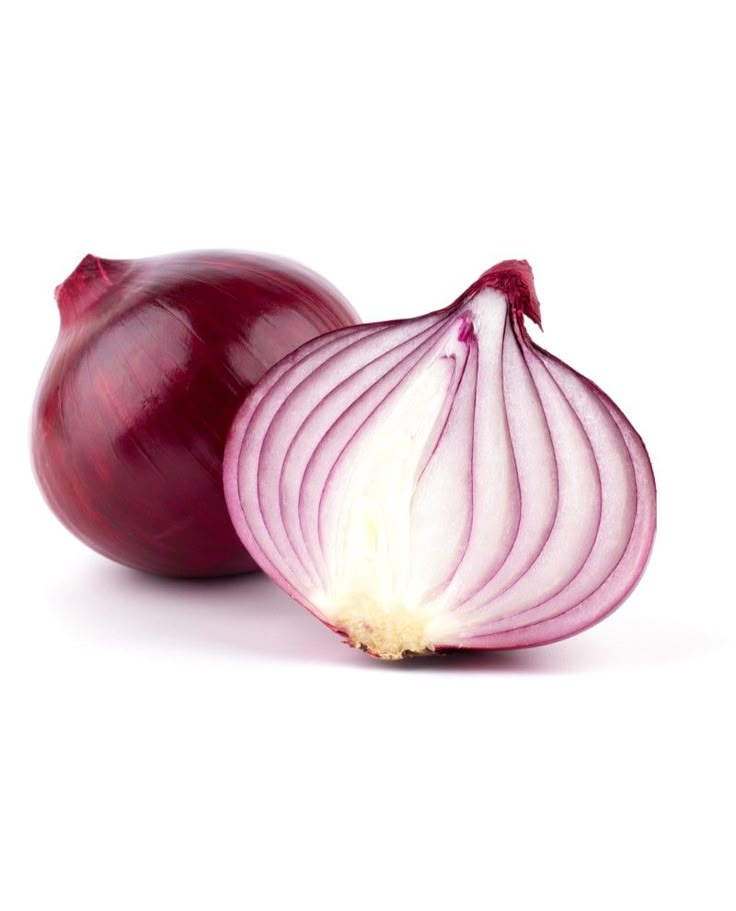
#> input picture Images/26ab01cec3231e5ec2e743c422e2aeca.jpg, 736 x 911 px
$ python -i CannyDetector.py   (imports and definitions only)
#> lines starting #> are read from the running program, lines starting #| are printed output that depends on the picture
#> further down, picture is the input picture: shape (911, 736, 3); mean B, G, R 224.5, 220.2, 234.5
import cv2
import numpy as np

class CannyDetector:
    def __init__(self, low_threshold=50, high_threshold=150, kernel_size=5):
        self.low_threshold = low_threshold
        self.high_threshold = high_threshold
        self.kernel_size = kernel_size

    def apply_gaussian_blur(self, image, sigma=1):
        """Applies Gaussian blur to reduce noise."""
#> called with sigma = 1
        k = self.kernel_size // 2
        y, x = np.mgrid[-k:k+1, -k:k+1]
        gaussian_kernel = np.exp(-(x**2 + y**2) / (2 * sigma**2))
        gaussian_kernel /= gaussian_kernel.sum()

        return cv2.filter2D(image, -1, gaussian_kernel)

    def sobel_gradients(self, image):
        """Computes gradient magnitude and direction using Sobel operator."""
        sobel_x = np.array([[-1, 0, 1], [-2, 0, 2], [-1, 0, 1]])
        sobel_y = np.array([[-1, -2, -1], [0, 0, 0], [1, 2, 1]])

        Gx = cv2.filter2D(image, -1, sobel_x)
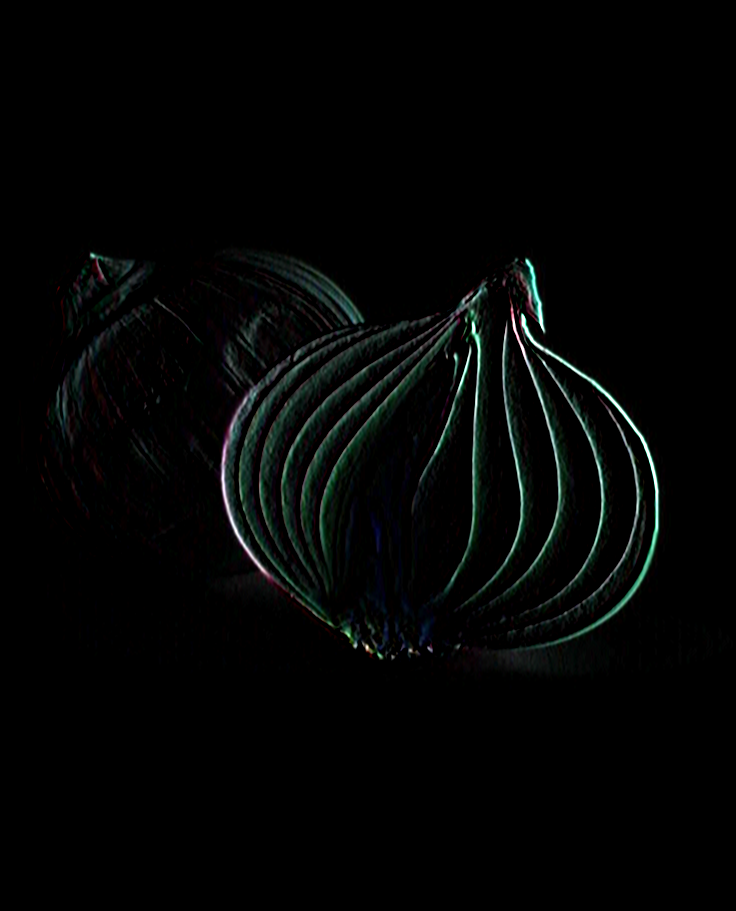
#> Gx: shape (911, 736, 3); mean B, G, R 4.4, 4.9, 3.6
        Gy = cv2.filter2D(image, -1, sobel_y)
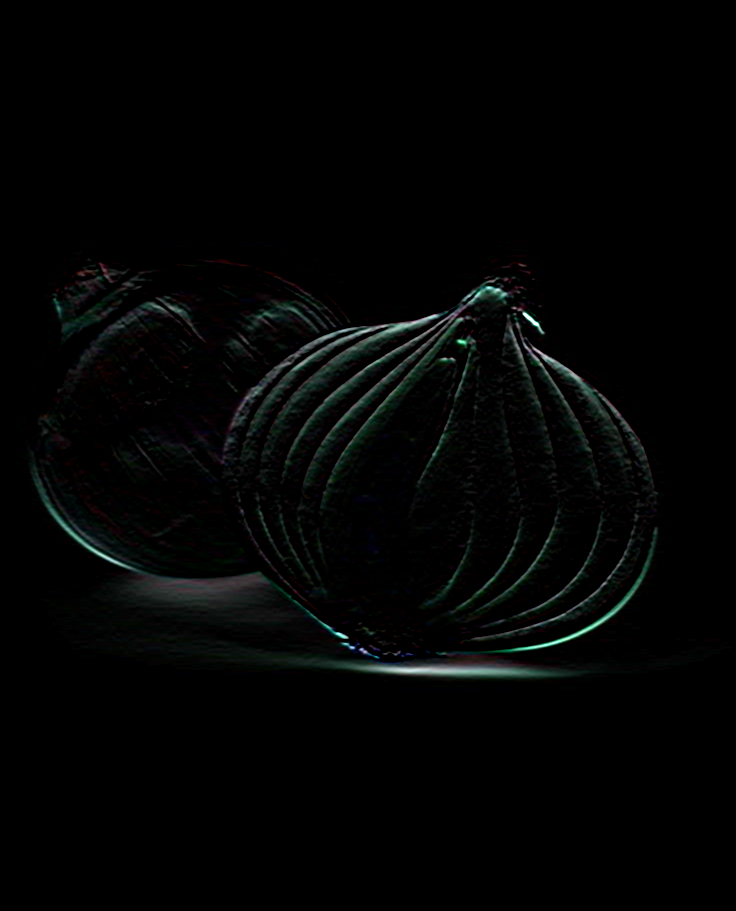
#> Gy: shape (911, 736, 3); mean B, G, R 3.9, 4.2, 3.3

        magnitude = np.sqrt(Gx**2 + Gy**2)
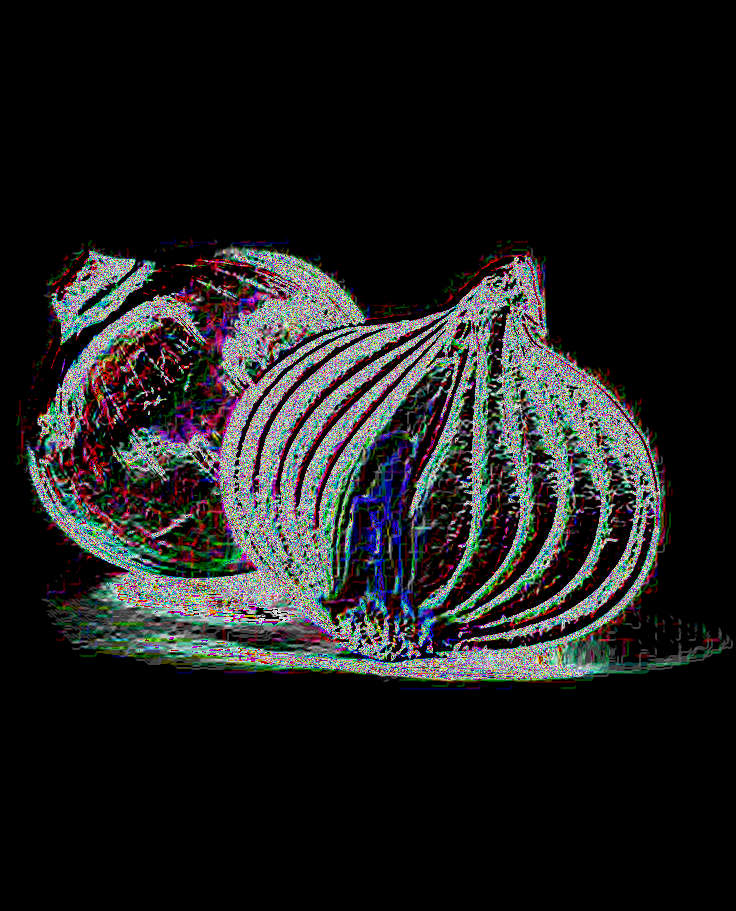
#> magnitude: shape (911, 736, 3) float16; mean B, G, R 1.89, 1.91, 1.87; drawn with min black and max white
        magnitude = (magnitude / magnitude.max()) * 255  # Normalize to 0-255
        direction = np.arctan2(Gy, Gx)
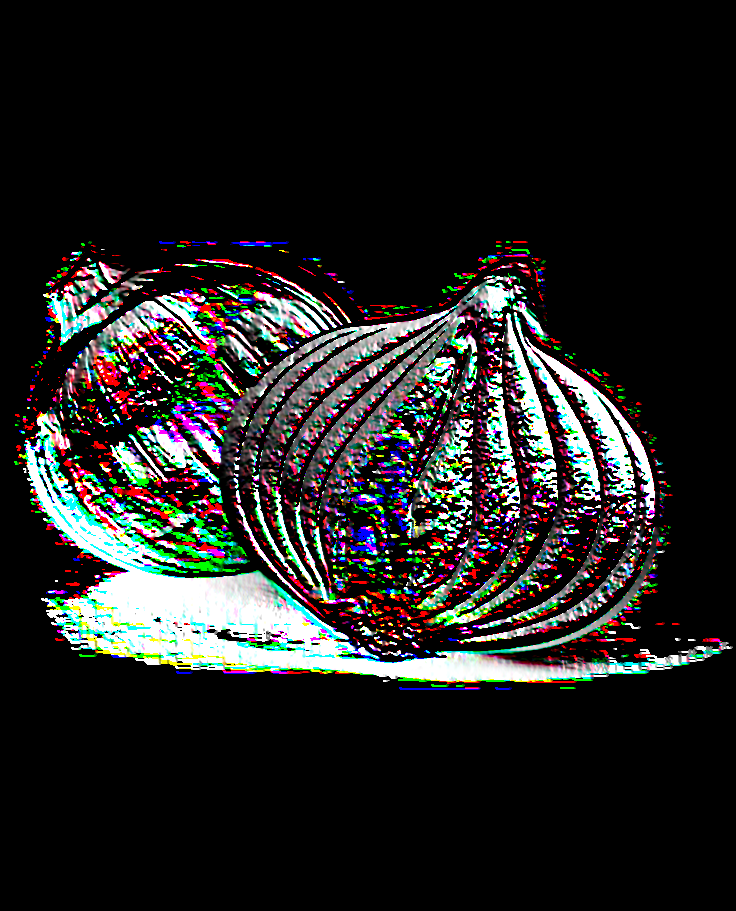
#> direction: shape (911, 736, 3) float16; mean B, G, R 0.208, 0.215, 0.214; drawn with min black and max white

        return magnitude, direction

    def non_maximum_suppression(self, magnitude, direction):
        """thining edges by comparing each pixel to its neigbors and supress it if it's not the highest"""
#> (the run stopped early here; a loop or call above may not have finished)

$ run again, on Images/8b7cfb20b043c25648abc69ea27dae4d.jpg
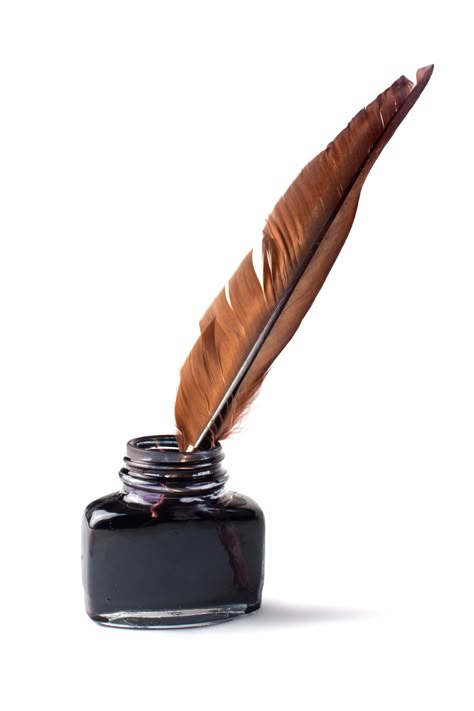
#> input picture Images/8b7cfb20b043c25648abc69ea27dae4d.jpg, 474 x 711 px
#> picture is the input picture: shape (711, 474, 3); mean B, G, R 223.3, 224.1, 228.8
#> in sobel_gradients, `magnitude = np.sqrt(Gx**2 + Gy**2)`:
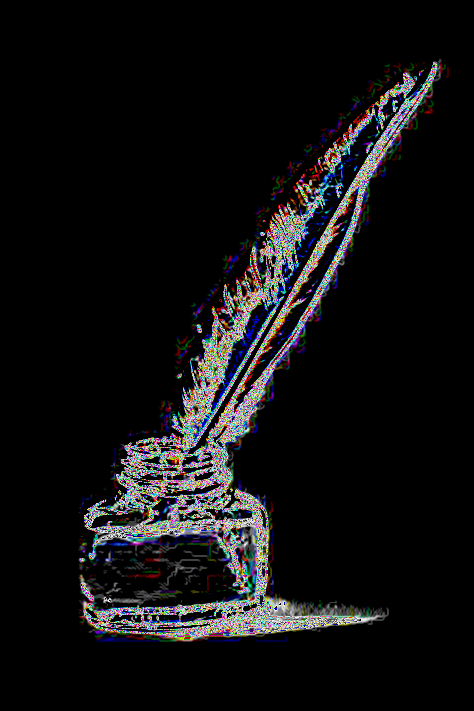
#> magnitude: shape (711, 474, 3) float16; mean B, G, R 1.09, 1.05, 1.06; drawn with min black and max white
#> in sobel_gradients, `direction = np.arctan2(Gy, Gx)`:
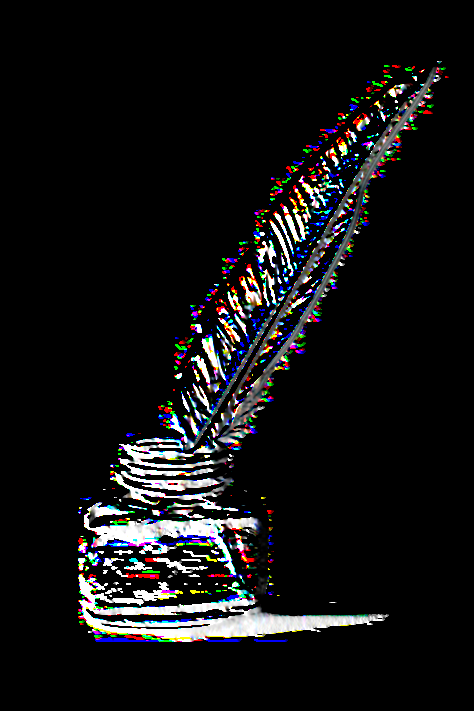
#> direction: shape (711, 474, 3) float16; mean B, G, R 0.117, 0.113, 0.114; drawn with min black and max white
